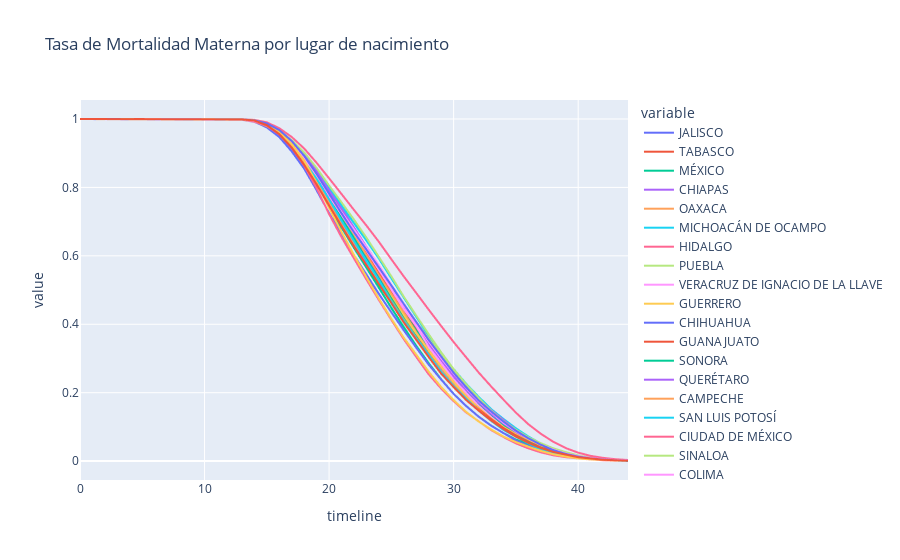

Notebook code cell kept with this figure:
### Code cell
estados = {1:'AGUASCALIENTES', 2:'BAJA CALIFORNIA', 3:'BAJA CALIFORNIA SUR', 4:'CAMPECHE',
           5:'COAHUILA DE ZARAGOZA', 6:'COLIMA', 7:'CHIAPAS', 8:'CHIHUAHUA', 9:'CIUDAD DE MÉXICO',
           10:'DURANGO', 11:'GUANAJUATO', 12:'GUERRERO', 13:'HIDALGO', 14:'JALISCO', 15:'MÉXICO',
           16:'MICHOACÁN DE OCAMPO', 17:'MORELOS', 18:'NAYARIT', 19:'NUEVO LEÓN', 20:'OAXACA',
           21:'PUEBLA', 22:'QUERÉTARO', 23:'QUINTANA ROO', 24:'SAN LUIS POTOSÍ', 25:'SINALOA',
           26:'SONORA', 27:'TABASCO', 28:'TAMAULIPAS', 29:'TLAXCALA',
           30:'VERACRUZ DE IGNACIO DE LA LLAVE', 31:'YUCATÁN', 32:'ZACATECAS'}

data_entidad = data_entidad.replace({'ENTIDADNACIMIENTO': estados})

rates, logrank = survival(data_entidad, 'ENTIDADNACIMIENTO', 'EDAD', 'SOBREVIVIOPARTO')
rates.dropna().plot(kind='line',
           title='Tasa de Mortalidad Materna por lugar de nacimiento')

### Figure 1 — Plotly figure (JSON) as saved in the notebook; plotly's stock layout.template omitted (floating-point values rounded to 4 significant figures)
{"data": [{"hovertemplate": "variable=JALISCO<br>timeline=%{x}<br>value=%{y}<extra></extra>", "legendgroup": "JALISCO", "line": {"color": "#636efa", "dash": "solid"}, "mode": "lines", "name": "JALISCO", "showlegend": true, "type": "scattergl", "x": [0, 13, 14, 15, 16, 17, 18, 19, 20, 21, 22, 23, 24, 25, 26, 27, 28, 29, 30, 31, 32, 33, 34, 35, 36, 37, 38, 39, 40, 41, 42, 43, 44], "xaxis": "x", "y": [1, 0.999, 0.9958, 0.9863, 0.9647, 0.9329, 0.8917, 0.8412, 0.7851, 0.7274, 0.6718, 0.6172, 0.5634, 0.5088, 0.4554, 0.4035, 0.3525, 0.3046, 0.2609, 0.2195, 0.182, 0.1484, 0.1183, 0.09233, 0.06931, 0.05033, 0.03489, 0.02354, 0.01456, 0.008379, 0.004762, 0.002489, 0.001266], "yaxis": "y"}, {"hovertemplate": "variable=TABASCO<br>timeline=%{x}<br>value=%{y}<extra></extra>", "legendgroup": "TABASCO", "line": {"color": "#EF553B", "dash": "solid"}, "mode": "lines", "name": "TABASCO", "showlegend": true, "type": "scattergl", "x": [0, 13, 14, 15, 16, 17, 18, 19, 20, 21, 22, 23, 24, 25, 26, 27, 28, 29, 30, 31, 32, 33, 34, 35, 36, 37, 38, 39, 40, 41, 42, 43, 44], "xaxis": "x", "y": [1, 0.9985, 0.9932, 0.9796, 0.9543, 0.9184, 0.8753, 0.8216, 0.7629, 0.7058, 0.6499, 0.5929, 0.5353, 0.4792, 0.4234, 0.3702, 0.3207, 0.2746, 0.2314, 0.195, 0.1603, 0.1286, 0.101, 0.07825, 0.05867, 0.04371, 0.0305, 0.02054, 0.01343, 0.008665, 0.005098, 0.00292, 0.001676], "yaxis": "y"}, {"hovertemplate": "variable=MÉXICO<br>timeline=%{x}<br>value=%{y}<extra></extra>", "legendgroup": "MÉXICO", "line": {"color": "#00cc96", "dash": "solid"}, "mode": "lines", "name": "MÉXICO", "showlegend": true, "type": "scattergl", "x": [0, 13, 14, 15, 16, 17, 18, 19, 20, 21, 22, 23, 24, 25, 26, 27, 28, 29, 30, 31, 32, 33, 34, 35, 36, 37, 38, 39, 40, 41, 42, 43, 44], "xaxis": "x", "y": [1, 0.9991, 0.9955, 0.9846, 0.9599, 0.9215, 0.8721, 0.8101, 0.7454, 0.6829, 0.6232, 0.5653, 0.5067, 0.4478, 0.3917, 0.3369, 0.2859, 0.239, 0.1964, 0.1616, 0.1303, 0.1042, 0.08189, 0.0631, 0.04794, 0.0346, 0.02423, 0.01661, 0.01075, 0.006594, 0.003895, 0.0022, 0.001197], "yaxis": "y"}, {"hovertemplate": "variable=CHIAPAS<br>timeline=%{x}<br>value=%{y}<extra></extra>", "legendgroup": "CHIAPAS", "line": {"color": "#ab63fa", "dash": "solid"}, "mode": "lines", "name": "CHIAPAS", "showlegend": true, "type": "scattergl", "x": [0, 13, 14, 15, 16, 17, 18, 19, 20, 21, 22, 23, 24, 25, 26, 27, 28, 29, 30, 31, 32, 33, 34, 35, 36, 37, 38, 39, 40, 41, 42, 43, 44], "xaxis": "x", "y": [1, 0.9978, 0.9917, 0.9771, 0.9508, 0.9138, 0.868, 0.811, 0.7514, 0.6939, 0.6369, 0.5803, 0.5214, 0.4655, 0.4111, 0.3595, 0.3113, 0.2667, 0.2254, 0.1903, 0.1583, 0.1291, 0.1035, 0.08098, 0.06231, 0.04643, 0.03287, 0.02238, 0.01464, 0.009254, 0.005691, 0.003371, 0.001969], "yaxis": "y"}, {"hovertemplate": "variable=OAXACA<br>timeline=%{x}<br>value=%{y}<extra></extra>", "legendgroup": "OAXACA", "line": {"color": "#FFA15A", "dash": "solid"}, "mode": "lines", "name": "OAXACA", "showlegend": true, "type": "scattergl", "x": [0, 13, 14, 15, 16, 17, 18, 19, 20, 21, 22, 23, 24, 25, 26, 27, 28, 29, 30, 31, 32, 33, 34, 35, 36, 37, 38, 39, 40, 41, 42, 43, 44], "xaxis": "x", "y": [1, 0.9986, 0.9941, 0.9825, 0.9603, 0.9276, 0.8875, 0.838, 0.7829, 0.7289, 0.6763, 0.6222, 0.5654, 0.5069, 0.4493, 0.3939, 0.3426, 0.2936, 0.2489, 0.21, 0.1742, 0.1423, 0.1138, 0.08926, 0.06861, 0.05091, 0.03685, 0.0249, 0.01629, 0.0101, 0.005993, 0.003654, 0.00206], "yaxis": "y"}, {"hovertemplate": "variable=MICHOACÁN DE OCAMPO<br>timeline=%{x}<br>value=%{y}<extra></extra>", "legendgroup": "MICHOACÁN DE OCAMPO", "line": {"color": "#19d3f3", "dash": "solid"}, "mode": "lines", "name": "MICHOACÁN DE OCAMPO", "showlegend": true, "type": "scattergl", "x": [0, 13, 14, 15, 16, 17, 18, 19, 20, 21, 22, 23, 24, 25, 26, 27, 28, 29, 30, 31, 32, 33, 34, 35, 36, 37, 38, 39, 40, 41, 42, 43, 44], "xaxis": "x", "y": [1, 0.9991, 0.9948, 0.9826, 0.9582, 0.9227, 0.8809, 0.8297, 0.776, 0.7209, 0.6671, 0.6125, 0.558, 0.5021, 0.4464, 0.3931, 0.3413, 0.2939, 0.2483, 0.2084, 0.1711, 0.138, 0.1096, 0.0846, 0.06364, 0.04667, 0.03253, 0.02204, 0.01408, 0.008581, 0.005106, 0.002912, 0.001582], "yaxis": "y"}, {"hovertemplate": "variable=HIDALGO<br>timeline=%{x}<br>value=%{y}<extra></extra>", "legendgroup": "HIDALGO", "line": {"color": "#FF6692", "dash": "solid"}, "mode": "lines", "name": "HIDALGO", "showlegend": true, "type": "scattergl", "x": [0, 13, 14, 15, 16, 17, 18, 19, 20, 21, 22, 23, 24, 25, 26, 27, 28, 29, 30, 31, 32, 33, 34, 35, 36, 37, 38, 39, 40, 41, 42, 43, 44], "xaxis": "x", "y": [1, 0.9992, 0.9959, 0.9871, 0.9654, 0.9306, 0.8845, 0.8298, 0.7745, 0.7225, 0.6694, 0.6142, 0.557, 0.4978, 0.4376, 0.38, 0.3272, 0.2797, 0.236, 0.1976, 0.1622, 0.1309, 0.1035, 0.08048, 0.06072, 0.04369, 0.02975, 0.01935, 0.01213, 0.00752, 0.004308, 0.002269, 0.001147], "yaxis": "y"}, {"hovertemplate": "variable=PUEBLA<br>timeline=%{x}<br>value=%{y}<extra></extra>", "legendgroup": "PUEBLA", "line": {"color": "#B6E880", "dash": "solid"}, "mode": "lines", "name": "PUEBLA", "showlegend": true, "type": "scattergl", "x": [0, 13, 14, 15, 16, 17, 18, 19, 20, 21, 22, 23, 24, 25, 26, 27, 28, 29, 30, 31, 32, 33, 34, 35, 36, 37, 38, 39, 40, 41, 42, 43, 44], "xaxis": "x", "y": [1, 0.9988, 0.995, 0.9823, 0.9555, 0.9179, 0.8709, 0.8153, 0.7561, 0.6984, 0.6407, 0.585, 0.5267, 0.4688, 0.4126, 0.3585, 0.3093, 0.2648, 0.2219, 0.1852, 0.1532, 0.1248, 0.09886, 0.07691, 0.05792, 0.04208, 0.02977, 0.02003, 0.01273, 0.007717, 0.004476, 0.002389, 0.001288], "yaxis": "y"}, {"hovertemplate": "variable=VERACRUZ DE IGNACIO DE LA LLAVE<br>timeline=%{x}<br>value=%{y}<extra></extra>", "legendgroup": "VERACRUZ DE IGNACIO DE LA LLAVE", "line": {"color": "#FF97FF", "dash": "solid"}, "mode": "lines", "name": "VERACRUZ DE IGNACIO DE LA LLAVE", "showlegend": true, "type": "scattergl", "x": [0, 13, 14, 15, 16, 17, 18, 19, 20, 21, 22, 23, 24, 25, 26, 27, 28, 29, 30, 31, 32, 33, 34, 35, 36, 37, 38, 39, 40, 41, 42, 43, 44], "xaxis": "x", "y": [1, 0.9989, 0.9941, 0.9824, 0.9595, 0.9262, 0.8851, 0.8345, 0.7801, 0.7266, 0.6731, 0.6204, 0.5644, 0.5076, 0.4515, 0.3979, 0.3447, 0.2952, 0.2495, 0.2096, 0.1729, 0.139, 0.1111, 0.08666, 0.06539, 0.0472, 0.03286, 0.0217, 0.01386, 0.008401, 0.004546, 0.002433, 0.0012], "yaxis": "y"}, {"hovertemplate": "variable=GUERRERO<br>timeline=%{x}<br>value=%{y}<extra></extra>", "legendgroup": "GUERRERO", "line": {"color": "#FECB52", "dash": "solid"}, "mode": "lines", "name": "GUERRERO", "showlegend": true, "type": "scattergl", "x": [0, 13, 14, 15, 16, 17, 18, 19, 20, 21, 22, 23, 24, 25, 26, 27, 28, 29, 30, 31, 32, 33, 34, 35, 36, 37, 38, 39, 40, 41, 42, 43, 44], "xaxis": "x", "y": [1, 0.9985, 0.9932, 0.9803, 0.9547, 0.9185, 0.8758, 0.8246, 0.7664, 0.7113, 0.6562, 0.5989, 0.5406, 0.4835, 0.4286, 0.3742, 0.3235, 0.2777, 0.234, 0.1963, 0.1617, 0.1323, 0.1058, 0.08355, 0.0623, 0.0456, 0.03177, 0.02143, 0.01352, 0.008557, 0.00489, 0.002813, 0.001532], "yaxis": "y"}, {"hovertemplate": "variable=CHIHUAHUA<br>timeline=%{x}<br>value=%{y}<extra></extra>", "legendgroup": "CHIHUAHUA", "line": {"color": "#636efa", "dash": "solid"}, "mode": "lines", "name": "CHIHUAHUA", "showlegend": true, "type": "scattergl", "x": [0, 13, 14, 15, 16, 17, 18, 19, 20, 21, 22, 23, 24, 25, 26, 27, 28, 29, 30, 31, 32, 33, 34, 35, 36, 37, 38, 39, 40, 41, 42, 43, 44], "xaxis": "x", "y": [1, 0.998, 0.9923, 0.9754, 0.9473, 0.9052, 0.8549, 0.7918, 0.7249, 0.6606, 0.6017, 0.5454, 0.4884, 0.435, 0.3822, 0.3315, 0.2819, 0.2383, 0.1963, 0.1611, 0.1301, 0.1038, 0.08211, 0.06064, 0.0443, 0.03156, 0.02189, 0.01447, 0.009986, 0.006188, 0.003606, 0.002048, 0.0009389], "yaxis": "y"}, {"hovertemplate": "variable=GUANAJUATO<br>timeline=%{x}<br>value=%{y}<extra></extra>", "legendgroup": "GUANAJUATO", "line": {"color": "#EF553B", "dash": "solid"}, "mode": "lines", "name": "GUANAJUATO", "showlegend": true, "type": "scattergl", "x": [0, 13, 14, 15, 16, 17, 18, 19, 20, 21, 22, 23, 24, 25, 26, 27, 28, 29, 30, 31, 32, 33, 34, 35, 36, 37, 38, 39, 40, 41, 42, 43, 44], "xaxis": "x", "y": [1, 0.9992, 0.9957, 0.9844, 0.9596, 0.9255, 0.883, 0.8323, 0.7757, 0.7209, 0.665, 0.6103, 0.553, 0.4965, 0.4405, 0.3858, 0.3339, 0.2864, 0.2427, 0.2034, 0.1681, 0.1369, 0.1084, 0.08306, 0.06255, 0.04519, 0.03148, 0.02125, 0.01376, 0.008576, 0.004851, 0.002675, 0.001348], "yaxis": "y"}, {"hovertemplate": "variable=SONORA<br>timeline=%{x}<br>value=%{y}<extra></extra>", "legendgroup": "SONORA", "line": {"color": "#00cc96", "dash": "solid"}, "mode": "lines", "name": "SONORA", "showlegend": true, "type": "scattergl", "x": [0, 13, 14, 15, 16, 17, 18, 19, 20, 21, 22, 23, 24, 25, 26, 27, 28, 29, 30, 31, 32, 33, 34, 35, 36, 37, 38, 39, 40, 41, 42, 43, 44], "xaxis": "x", "y": [1, 0.9992, 0.9962, 0.986, 0.9645, 0.9307, 0.8867, 0.8311, 0.7703, 0.711, 0.6524, 0.5965, 0.5417, 0.4874, 0.4337, 0.3814, 0.3309, 0.2844, 0.2388, 0.2005, 0.1639, 0.1316, 0.103, 0.0801, 0.06048, 0.04339, 0.02925, 0.01877, 0.01164, 0.007074, 0.004244, 0.002476, 0.001034], "yaxis": "y"}, {"hovertemplate": "variable=QUERÉTARO<br>timeline=%{x}<br>value=%{y}<extra></extra>", "legendgroup": "QUERÉTARO", "line": {"color": "#ab63fa", "dash": "solid"}, "mode": "lines", "name": "QUERÉTARO", "showlegend": true, "type": "scattergl", "x": [0, 13, 14, 15, 16, 17, 18, 19, 20, 21, 22, 23, 24, 25, 26, 27, 28, 29, 30, 31, 32, 33, 34, 35, 36, 37, 38, 39, 40, 41, 42, 43, 44], "xaxis": "x", "y": [1, 0.9993, 0.9966, 0.9877, 0.9683, 0.935, 0.8936, 0.8401, 0.7833, 0.7295, 0.6746, 0.6205, 0.5658, 0.5103, 0.4529, 0.3936, 0.3421, 0.2918, 0.2474, 0.2086, 0.1714, 0.1388, 0.1101, 0.08546, 0.06384, 0.04699, 0.03188, 0.02066, 0.01275, 0.007445, 0.00399, 0.002209, 0.0009262], "yaxis": "y"}, {"hovertemplate": "variable=CAMPECHE<br>timeline=%{x}<br>value=%{y}<extra></extra>", "legendgroup": "CAMPECHE", "line": {"color": "#FFA15A", "dash": "solid"}, "mode": "lines", "name": "CAMPECHE", "showlegend": true, "type": "scattergl", "x": [0, 13, 14, 15, 16, 17, 18, 19, 20, 21, 22, 23, 24, 25, 26, 27, 28, 29, 30, 31, 32, 33, 34, 35, 36, 37, 38, 39, 40, 41, 42, 43, 44], "xaxis": "x", "y": [1, 0.9981, 0.9924, 0.9792, 0.9564, 0.9245, 0.8874, 0.835, 0.7749, 0.7199, 0.6626, 0.6024, 0.5433, 0.4887, 0.4339, 0.3763, 0.324, 0.278, 0.2328, 0.1924, 0.1565, 0.1267, 0.09751, 0.07319, 0.05456, 0.03819, 0.02713, 0.01676, 0.01021, 0.006314, 0.003586, 0.002572, 0.001247], "yaxis": "y"}, {"hovertemplate": "variable=SAN LUIS POTOSÍ<br>timeline=%{x}<br>value=%{y}<extra></extra>", "legendgroup": "SAN LUIS POTOSÍ", "line": {"color": "#19d3f3", "dash": "solid"}, "mode": "lines", "name": "SAN LUIS POTOSÍ", "showlegend": true, "type": "scattergl", "x": [0, 13, 14, 15, 16, 17, 18, 19, 20, 21, 22, 23, 24, 25, 26, 27, 28, 29, 30, 31, 32, 33, 34, 35, 36, 37, 38, 39, 40, 41, 42, 43, 44], "xaxis": "x", "y": [1, 0.9993, 0.9965, 0.987, 0.9681, 0.9371, 0.9004, 0.8515, 0.7975, 0.7462, 0.6952, 0.6447, 0.5921, 0.5342, 0.478, 0.4217, 0.3661, 0.3165, 0.2692, 0.2263, 0.1881, 0.1523, 0.1233, 0.09581, 0.07168, 0.05191, 0.03569, 0.0241, 0.01507, 0.008968, 0.004917, 0.0026, 0.00137], "yaxis": "y"}, {"hovertemplate": "variable=CIUDAD DE MÉXICO<br>timeline=%{x}<br>value=%{y}<extra></extra>", "legendgroup": "CIUDAD DE MÉXICO", "line": {"color": "#FF6692", "dash": "solid"}, "mode": "lines", "name": "CIUDAD DE MÉXICO", "showlegend": true, "type": "scattergl", "x": [0, 13, 14, 15, 16, 17, 18, 19, 20, 21, 22, 23, 24, 25, 26, 27, 28, 29, 30, 31, 32, 33, 34, 35, 36, 37, 38, 39, 40, 41, 42, 43, 44], "xaxis": "x", "y": [1, 0.9994, 0.9975, 0.9903, 0.9731, 0.9474, 0.9136, 0.8719, 0.8266, 0.7806, 0.7341, 0.6884, 0.6409, 0.5898, 0.5396, 0.4914, 0.4425, 0.3949, 0.348, 0.3035, 0.2593, 0.2187, 0.1796, 0.1416, 0.1078, 0.07986, 0.0564, 0.03808, 0.02464, 0.01527, 0.009497, 0.00543, 0.003244], "yaxis": "y"}, {"hovertemplate": "variable=SINALOA<br>timeline=%{x}<br>value=%{y}<extra></extra>", "legendgroup": "SINALOA", "line": {"color": "#B6E880", "dash": "solid"}, "mode": "lines", "name": "SINALOA", "showlegend": true, "type": "scattergl", "x": [0, 13, 14, 15, 16, 17, 18, 19, 20, 21, 22, 23, 24, 25, 26, 27, 28, 29, 30, 31, 32, 33, 34, 35, 36, 37, 38, 39, 40, 41, 42, 43, 44], "xaxis": "x", "y": [1, 0.9992, 0.9964, 0.9866, 0.9673, 0.9379, 0.902, 0.8566, 0.8054, 0.7563, 0.7057, 0.653, 0.5968, 0.54, 0.4805, 0.4253, 0.3707, 0.3182, 0.2688, 0.2252, 0.1851, 0.148, 0.1158, 0.08794, 0.06514, 0.04721, 0.03242, 0.02184, 0.0138, 0.008608, 0.005299, 0.002963, 0.001665], "yaxis": "y"}, {"hovertemplate": "variable=COLIMA<br>timeline=%{x}<br>value=%{y}<extra></extra>", "legendgroup": "COLIMA", "line": {"color": "#FF97FF", "dash": "solid"}, "mode": "lines", "name": "COLIMA", "showlegend": true, "type": "scattergl", "x": [0, 13, 14, 15, 16, 17, 18, 19, 20, 21, 22, 23, 24, 25, 26, 27, 28, 29, 30, 31, 32, 33, 34, 35, 36, 37, 38, 39, 40, 41, 42, 43, 44], "xaxis": "x", "y": [1, 0.9988, 0.994, 0.983, 0.9598, 0.9259, 0.8813, 0.8313, 0.7763, 0.7198, 0.6672, 0.6153, 0.5588, 0.5019, 0.4445, 0.3948, 0.3336, 0.2861, 0.2383, 0.1999, 0.1617, 0.129, 0.09969, 0.07757, 0.05703, 0.04072, 0.02803, 0.01909, 0.01027, 0.006525, 0.003383, 0.00145, 0.0006042], "yaxis": "y"}, {"hovertemplate": "variable=DURANGO<br>timeline=%{x}<br>value=%{y}<extra></extra>", "legendgroup": "DURANGO", "line": {"color": "#FECB52", "dash": "solid"}, "mode": "lines", "name": "DURANGO", "showlegend": true, "type": "scattergl", "x": [0, 13, 14, 15, 16, 17, 18, 19, 20, 21, 22, 23, 24, 25, 26, 27, 28, 29, 30, 31, 32, 33, 34, 35, 36, 37, 38, 39, 40, 41, 42, 43, 44], "xaxis": "x", "y": [1, 0.9988, 0.9949, 0.9833, 0.9563, 0.9191, 0.8745, 0.8198, 0.7596, 0.7035, 0.6474, 0.592, 0.5348, 0.4796, 0.4255, 0.3734, 0.3231, 0.2757, 0.2321, 0.1908, 0.1563, 0.1247, 0.09961, 0.07858, 0.0584, 0.04302, 0.02975, 0.02045, 0.01318, 0.00801, 0.004942, 0.002875, 0.001647], "yaxis": "y"}, {"hovertemplate": "variable=MORELOS<br>timeline=%{x}<br>value=%{y}<extra></extra>", "legendgroup": "MORELOS", "line": {"color": "#636efa", "dash": "solid"}, "mode": "lines", "name": "MORELOS", "showlegend": true, "type": "scattergl", "x": [0, 13, 14, 15, 16, 17, 18, 19, 20, 21, 22, 23, 24, 25, 26, 27, 28, 29, 30, 31, 32, 33, 34, 35, 36, 37, 38, 39, 40, 41, 42, 43, 44], "xaxis": "x", "y": [1, 0.9991, 0.9941, 0.981, 0.9561, 0.9211, 0.8757, 0.8225, 0.7641, 0.7065, 0.6477, 0.5925, 0.535, 0.4747, 0.4147, 0.3596, 0.3091, 0.2638, 0.2204, 0.1835, 0.1513, 0.1209, 0.09511, 0.07101, 0.05397, 0.03884, 0.02753, 0.0173, 0.01153, 0.006416, 0.003902, 0.002168, 0.001214], "yaxis": "y"}, {"hovertemplate": "variable=TLAXCALA<br>timeline=%{x}<br>value=%{y}<extra></extra>", "legendgroup": "TLAXCALA", "line": {"color": "#EF553B", "dash": "solid"}, "mode": "lines", "name": "TLAXCALA", "showlegend": true, "type": "scattergl", "x": [0, 13, 14, 15, 16, 17, 18, 19, 20, 21, 22, 23, 24, 25, 26, 27, 28, 29, 30, 31, 32, 33, 34, 35, 36, 37, 38, 39, 40, 41, 42, 43, 44], "xaxis": "x", "y": [1, 0.9995, 0.9955, 0.9837, 0.9591, 0.9205, 0.8719, 0.8151, 0.756, 0.7012, 0.6446, 0.5886, 0.5294, 0.4696, 0.4123, 0.3578, 0.3106, 0.2635, 0.2212, 0.1819, 0.152, 0.1232, 0.09673, 0.07511, 0.05709, 0.04007, 0.02881, 0.01929, 0.01205, 0.007294, 0.004017, 0.00222, 0.001004], "yaxis": "y"}, {"hovertemplate": "variable=TAMAULIPAS<br>timeline=%{x}<br>value=%{y}<extra></extra>", "legendgroup": "TAMAULIPAS", "line": {"color": "#00cc96", "dash": "solid"}, "mode": "lines", "name": "TAMAULIPAS", "showlegend": true, "type": "scattergl", "x": [0, 13, 14, 15, 16, 17, 18, 19, 20, 21, 22, 23, 24, 25, 26, 27, 28, 29, 30, 31, 32, 33, 34, 35, 36, 37, 38, 39, 40, 41, 42, 43, 44], "xaxis": "x", "y": [1, 0.9991, 0.9953, 0.9836, 0.9613, 0.9296, 0.8838, 0.8265, 0.7651, 0.7065, 0.6481, 0.5903, 0.5326, 0.475, 0.4169, 0.3625, 0.3124, 0.265, 0.221, 0.1827, 0.1483, 0.1181, 0.09372, 0.07186, 0.05446, 0.03894, 0.02738, 0.01757, 0.01088, 0.006249, 0.003514, 0.002002, 0.001045], "yaxis": "y"}, {"hovertemplate": "variable=YUCATÁN<br>timeline=%{x}<br>value=%{y}<extra></extra>", "legendgroup": "YUCATÁN", "line": {"color": "#ab63fa", "dash": "solid"}, "mode": "lines", "name": "YUCATÁN", "showlegend": true, "type": "scattergl", "x": [0, 13, 14, 15, 16, 17, 18, 19, 20, 21, 22, 23, 24, 25, 26, 27, 28, 29, 30, 31, 32, 33, 34, 35, 36, 37, 38, 39, 40, 41, 42, 43, 44], "xaxis": "x", "y": [1, 0.9989, 0.9956, 0.9842, 0.9622, 0.9305, 0.8936, 0.8471, 0.7908, 0.7378, 0.6828, 0.6261, 0.5711, 0.5147, 0.4582, 0.4035, 0.354, 0.306, 0.2617, 0.2196, 0.1821, 0.1494, 0.1206, 0.0912, 0.06796, 0.05033, 0.03417, 0.02192, 0.01375, 0.008508, 0.004594, 0.00245, 0.001055], "yaxis": "y"}, {"hovertemplate": "variable=COAHUILA DE ZARAGOZA<br>timeline=%{x}<br>value=%{y}<extra></extra>", "legendgroup": "COAHUILA DE ZARAGOZA", "line": {"color": "#FFA15A", "dash": "solid"}, "mode": "lines", "name": "COAHUILA DE ZARAGOZA", "showlegend": true, "type": "scattergl", "x": [0, 13, 14, 15, 16, 17, 18, 19, 20, 21, 22, 23, 24, 25, 26, 27, 28, 29, 30, 31, 32, 33, 34, 35, 36, 37, 38, 39, 40, 41, 42, 43, 44], "xaxis": "x", "y": [1, 0.9992, 0.9949, 0.9834, 0.9587, 0.9224, 0.8751, 0.8161, 0.7567, 0.6984, 0.6391, 0.5854, 0.5286, 0.4683, 0.4134, 0.3599, 0.3122, 0.2647, 0.2226, 0.185, 0.1493, 0.1185, 0.09337, 0.07118, 0.05295, 0.03773, 0.02613, 0.01765, 0.01062, 0.006736, 0.004093, 0.00226, 0.001172], "yaxis": "y"}, {"hovertemplate": "variable=BAJA CALIFORNIA SUR<br>timeline=%{x}<br>value=%{y}<extra></extra>", "legendgroup": "BAJA CALIFORNIA SUR", "line": {"color": "#19d3f3", "dash": "solid"}, "mode": "lines", "name": "BAJA CALIFORNIA SUR", "showlegend": true, "type": "scattergl", "x": [0, 13, 14, 15, 16, 17, 18, 19, 20, 21, 22, 23, 24, 25, 26, 27, 28, 29, 30, 31, 32, 33, 34, 35, 36, 37, 38, 39, 40, 41, 42, 43, 44], "xaxis": "x", "y": [1, 0.999, 0.9949, 0.9862, 0.9631, 0.9282, 0.8798, 0.8258, 0.7652, 0.7025, 0.6433, 0.5855, 0.5294, 0.466, 0.4107, 0.3585, 0.3106, 0.2609, 0.2194, 0.1823, 0.1478, 0.118, 0.09124, 0.07144, 0.05196, 0.03437, 0.0236, 0.01457, 0.0103, 0.006178, 0.003168, 0.001426, 0.0003168], "yaxis": "y"}, {"hovertemplate": "variable=QUINTANA ROO<br>timeline=%{x}<br>value=%{y}<extra></extra>", "legendgroup": "QUINTANA ROO", "line": {"color": "#FF6692", "dash": "solid"}, "mode": "lines", "name": "QUINTANA ROO", "showlegend": true, "type": "scattergl", "x": [0, 13, 14, 15, 16, 17, 18, 19, 20, 21, 22, 23, 24, 25, 26, 27, 28, 29, 30, 31, 32, 33, 34, 35, 36, 37, 38, 39, 40, 41, 42, 43, 44], "xaxis": "x", "y": [1, 0.9989, 0.9929, 0.9805, 0.9546, 0.9159, 0.8639, 0.7977, 0.7222, 0.6543, 0.5923, 0.5306, 0.4707, 0.4129, 0.3563, 0.3046, 0.2537, 0.2121, 0.1753, 0.1425, 0.1165, 0.09106, 0.0705, 0.0518, 0.03723, 0.02558, 0.017, 0.01157, 0.00777, 0.004937, 0.00259, 0.001457, 0.001052], "yaxis": "y"}, {"hovertemplate": "variable=ZACATECAS<br>timeline=%{x}<br>value=%{y}<extra></extra>", "legendgroup": "ZACATECAS", "line": {"color": "#B6E880", "dash": "solid"}, "mode": "lines", "name": "ZACATECAS", "showlegend": true, "type": "scattergl", "x": [0, 13, 14, 15, 16, 17, 18, 19, 20, 21, 22, 23, 24, 25, 26, 27, 28, 29, 30, 31, 32, 33, 34, 35, 36, 37, 38, 39, 40, 41, 42, 43, 44], "xaxis": "x", "y": [1, 0.9995, 0.9962, 0.9856, 0.9622, 0.9279, 0.885, 0.8347, 0.7809, 0.7277, 0.6731, 0.6213, 0.5671, 0.5126, 0.4582, 0.4073, 0.358, 0.3101, 0.2644, 0.2225, 0.1827, 0.1482, 0.1169, 0.09136, 0.06961, 0.05246, 0.03741, 0.02632, 0.0166, 0.00939, 0.004967, 0.002719, 0.001631], "yaxis": "y"}, {"hovertemplate": "variable=NAYARIT<br>timeline=%{x}<br>value=%{y}<extra></extra>", "legendgroup": "NAYARIT", "line": {"color": "#FF97FF", "dash": "solid"}, "mode": "lines", "name": "NAYARIT", "showlegend": true, "type": "scattergl", "x": [0, 13, 14, 15, 16, 17, 18, 19, 20, 21, 22, 23, 24, 25, 26, 27, 28, 29, 30, 31, 32, 33, 34, 35, 36, 37, 38, 39, 40, 41, 42, 43, 44], "xaxis": "x", "y": [1, 0.9988, 0.9944, 0.9837, 0.9614, 0.9284, 0.8863, 0.8358, 0.7804, 0.7272, 0.6771, 0.6244, 0.5725, 0.5145, 0.4555, 0.4015, 0.35, 0.301, 0.257, 0.2141, 0.1761, 0.1437, 0.1126, 0.08734, 0.06614, 0.04777, 0.03337, 0.02193, 0.0144, 0.009035, 0.00524, 0.003012, 0.002229], "yaxis": "y"}, {"hovertemplate": "variable=BAJA CALIFORNIA<br>timeline=%{x}<br>value=%{y}<extra></extra>", "legendgroup": "BAJA CALIFORNIA", "line": {"color": "#FECB52", "dash": "solid"}, "mode": "lines", "name": "BAJA CALIFORNIA", "showlegend": true, "type": "scattergl", "x": [0, 13, 14, 15, 16, 17, 18, 19, 20, 21, 22, 23, 24, 25, 26, 27, 28, 29, 30, 31, 32, 33, 34, 35, 36, 37, 38, 39, 40, 41, 42, 43, 44], "xaxis": "x", "y": [1, 0.9991, 0.9956, 0.9845, 0.9616, 0.9269, 0.8786, 0.8128, 0.74, 0.6694, 0.6022, 0.5376, 0.4747, 0.4159, 0.3604, 0.3112, 0.2611, 0.2165, 0.1781, 0.144, 0.1159, 0.0926, 0.07176, 0.05565, 0.04214, 0.02973, 0.02016, 0.01312, 0.007895, 0.005228, 0.003485, 0.001671, 0.000889], "yaxis": "y"}, {"hovertemplate": "variable=NUEVO LEÓN<br>timeline=%{x}<br>value=%{y}<extra></extra>", "legendgroup": "NUEVO LEÓN", "line": {"color": "#636efa", "dash": "solid"}, "mode": "lines", "name": "NUEVO LEÓN", "showlegend": true, "type": "scattergl", "x": [0, 13, 14, 15, 16, 17, 18, 19, 20, 21, 22, 23, 24, 25, 26, 27, 28, 29, 30, 31, 32, 33, 34, 35, 36, 37, 38, 39, 40, 41, 42, 43, 44], "xaxis": "x", "y": [1, 0.9992, 0.996, 0.9871, 0.9677, 0.9357, 0.8924, 0.8396, 0.7817, 0.7241, 0.6689, 0.618, 0.5659, 0.5134, 0.4592, 0.4065, 0.3543, 0.3058, 0.2584, 0.2161, 0.1777, 0.1457, 0.1156, 0.08892, 0.0666, 0.04794, 0.03206, 0.02093, 0.01313, 0.007966, 0.004573, 0.002491, 0.001197], "yaxis": "y"}, {"hovertemplate": "variable=AGUASCALIENTES<br>timeline=%{x}<br>value=%{y}<extra></extra>", "legendgroup": "AGUASCALIENTES", "line": {"color": "#EF553B", "dash": "solid"}, "mode": "lines", "name": "AGUASCALIENTES", "showlegend": true, "type": "scattergl", "x": [0, 13, 14, 15, 16, 17, 18, 19, 20, 21, 22, 23, 24, 25, 26, 27, 28, 29, 30, 31, 32, 33, 34, 35, 36, 37, 38, 39, 40, 41, 42, 43, 44], "xaxis": "x", "y": [1, 0.9989, 0.9953, 0.9819, 0.9558, 0.9163, 0.8658, 0.8089, 0.7471, 0.6866, 0.6276, 0.573, 0.5173, 0.4617, 0.4052, 0.3547, 0.304, 0.2557, 0.2164, 0.1788, 0.1479, 0.119, 0.09383, 0.07139, 0.0533, 0.03849, 0.027, 0.01907, 0.01139, 0.007629, 0.003963, 0.002229, 0.0009908], "yaxis": "y"}], "layout": {"legend": {"title": {"text": "variable"}, "tracegroupgap": 0}, "title": {"text": "Tasa de Mortalidad Materna por lugar de nacimiento"}, "xaxis": {"anchor": "y", "domain": [0, 1], "title": {"text": "timeline"}}, "yaxis": {"anchor": "x", "domain": [0, 1], "title": {"text": "value"}}}}
